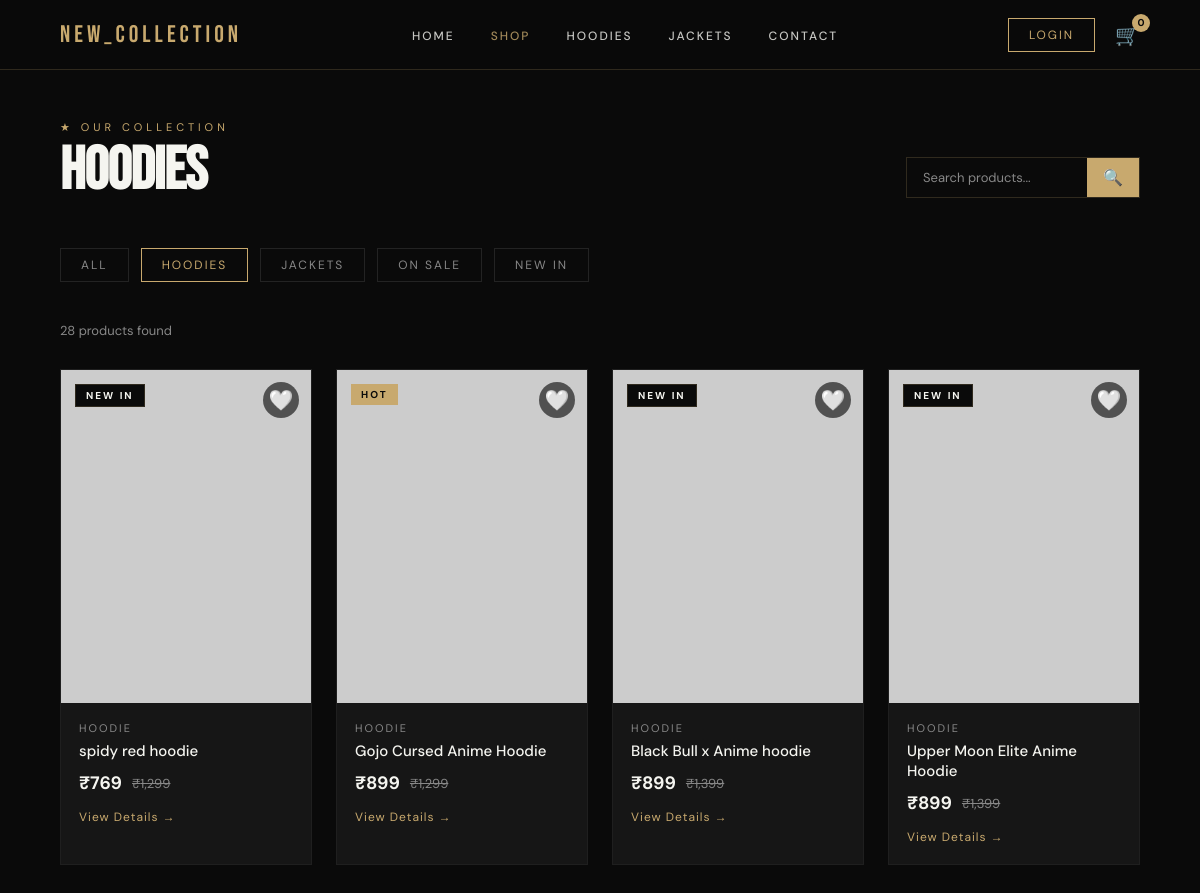
Page /pages/products.php?category=hoodie on the committed database.
### tables this page shows
CREATE TABLE `products` (
  `id` int(11) NOT NULL,
  `name` varchar(200) NOT NULL,
  `description` text DEFAULT NULL,
  `price` decimal(10,2) NOT NULL,
  `old_price` decimal(10,2) DEFAULT NULL,
  `category` varchar(50) DEFAULT NULL,
  `image` varchar(500) DEFAULT NULL,
  `image_back` varchar(500) DEFAULT NULL,
  `image_detail1` varchar(500) DEFAULT NULL,
  `image_detail2` varchar(500) DEFAULT NULL,
  `video` varchar(500) DEFAULT NULL,
  `highlights` text DEFAULT NULL,
  `sizes` varchar(100) DEFAULT 'S,M,L,XL,XXL',
  `stock` int(11) DEFAULT 0,
  `badge` varchar(50) DEFAULT NULL,
  `created_at` timestamp NOT NULL DEFAULT current_timestamp()
);

### pages/products.php (the view, shortened to what this page needs)
 <?php
require_once '../php/config.php';
$cart_count = 0;
$wishlist_ids = [];
$wishlist_count = 0;
$category = isset($_GET['category']) ? mysqli_real_escape_string($conn, $_GET['category']) : '';
$search = isset($_GET['search']) ? mysqli_real_escape_string($conn, $_GET['search']) : '';
$where = [];
if (isset($_GET['category'])) {
    $category = mysqli_real_escape_string($conn, $_GET['category']);
    $where[] = "category = '$category'";
}
$sql = "SELECT * FROM products";
if (!empty($where)) {
    $sql .= " WHERE " . implode(" AND ", $where);
}
$sql .= " ORDER BY created_at DESC";
$result = mysqli_query($conn, $sql);
?>
<!DOCTYPE html>
<html lang="en">
<head>
    <link rel="stylesheet" href="../css/style.css">
</head>
<body>
    <nav class="navbar">
        <a href="../index.php" class="nav-logo">NEW_COLLECTION</a>
        <ul class="nav-links">
            <li><a href="../index.php">Home</a></li>
            <li><a href="products.php" style="color:var(--gold)">Shop</a></li>
            <li><a href="products.php?category=hoodie">Hoodies</a></li>
            <li><a href="products.php?category=jacket">Jackets</a></li>
            <li><a href="contact.php">Contact</a></li>
        </ul>
        <div class="nav-actions">
            <?php if (isset($_SESSION['user_id'])): ?>
                <?php
                $notif_result = mysqli_query($conn, "SELECT COUNT(*) as total FROM notifications WHERE user_id='{$_SESSION['user_id']}' AND is_read=0");
                $notif_count = mysqli_fetch_assoc($notif_result)['total'];
                ?>
                <a href="notifications.php" class="notif-icon" style="position:relative;font-size:22px;text-decoration:none;">
                    🔔 <span style="position:absolute;top:-8px;right:-8px;background:#e84444;color:white;font-size:10px;font-weight:700;width:18px;height:18px;border-radius:50%;display:flex;align-items:center;justify-content:center;"><?php echo $notif_count; ?></span>
                </a>
                <div class="user-menu" id="userMenu">
                    <div class="user-menu-btn" onclick="toggleUserMenu()">
                        <div class="user-avatar"><?php echo strtoupper(substr($_SESSION['user_name'], 0, 1)); ?></div>
                        <span class="user-name-text">Hi, <?php echo explode(' ', $_SESSION['user_name'])[0]; ?>!</span>
                        <span style="font-size:10px;margin-left:4px;">▼</span>
                    </div>
                    <div class="user-dropdown" id="userDropdown">
                        <div class="user-dropdown-header">
                            <div class="user-dropdown-avatar"><?php echo strtoupper(substr($_SESSION['user_name'], 0, 1)); ?></div>
                            <div>
                                <div style="font-weight:600;font-size:14px;"><?php echo $_SESSION['user_name']; ?></div>
                                <div style="font-size:11px;color:#888;"><?php echo $_SESSION['user_email'] ?? ''; ?></div>
                            </div>
                        </div>
                        <div class="user-dropdown-divider"></div>
                        <a href="profile.php" class="user-dropdown-item">
                            <span>👤</span> My Profile
                        </a>
                        <a href="orders.php" class="user-dropdown-item">
                            <span>📦</span> My Orders
                        </a>
                        <a href="wishlist.php" class="user-dropdown-item">
                            <span>❤️</span> Wishlist
                            <?php if ($wishlist_count > 0): ?>
                                <span style="margin-left:auto;background:var(--red);color:white;font-size:10px;padding:2px 6px;border-radius:10px;"><?php echo $wishlist_count; ?></span>
                            <?php endif; ?>
                        </a>
                        <div class="user-dropdown-divider"></div>
                        <a href="../php/logout.php" class="user-dropdown-item" style="color:var(--red);">
                            <span>🚪</span> Logout
                        </a>
                    </div>
                </div>
            <?php else: ?>
                <a href="login.php" class="nav-btn">Login</a>
            <?php endif; ?>
            <a href="cart.php" class="cart-icon">
                🛒 <span class="cart-count"><?php echo $cart_count; ?></span>
            </a>
        </div>
</nav>
    <div class="shop-page">
        <div class="shop-header">
            <div>
                <p class="section-label">★ Our Collection</p>
               <h1 class="section-title" style="margin-bottom:0;">
    <?php
    if (isset($_GET['badge'])) {
        echo strtoupper($_GET['badge']);
    } elseif ($category == 'hoodie') {
        echo 'HOODIES';
    } elseif ($category == 'jacket') {
        echo 'JACKETS';
    } elseif (!empty($search)) {
        echo 'SEARCH RESULTS';
    } else {
        echo 'ALL PRODUCTS';
    }
    ?>
</h1>
            </div>
            <form method="GET" action="">
                <div class="search-bar">
                    <input type="text" name="search" placeholder="Search products..." value="<?php echo $search; ?>">
                    <button type="submit">🔍</button>
                </div>
            </form>
        </div>
        <div class="shop-filters">
            <a href="products.php" class="filter-btn <?php echo empty($category) ? 'active' : ''; ?>">All</a>
            <a href="products.php?category=hoodie" class="filter-btn <?php echo $category == 'hoodie' ? 'active' : ''; ?>">Hoodies</a>
            <a href="products.php?category=jacket" class="filter-btn <?php echo $category == 'jacket' ? 'active' : ''; ?>">Jackets</a>
            <a href="products.php?badge=SALE" class="filter-btn <?php echo isset($_GET['badge']) && $_GET['badge'] == 'SALE' ? 'active' : ''; ?>">On Sale</a>
            <a href="products.php?badge=NEW%20IN" class="filter-btn <?php echo isset($_GET['badge']) && $_GET['badge'] == 'NEW IN' ? 'active' : ''; ?>">New In</a>
        </div>
        <p class="products-count">
            <?php echo mysqli_num_rows($result); ?> products found
        </p>
        <?php if (mysqli_num_rows($result) > 0): ?>
            <div class="products-grid">
                <?php while ($product = mysqli_fetch_assoc($result)): ?>
                    <div class="product-card" onclick="window.location.href='product_detail.php?id=<?php echo $product['id']; ?>'">
                        <div class="product-img">
                            <img src="../<?php echo $product['image']; ?>"
                                alt="<?php echo $product['name']; ?>"
                                onerror="this.src='https://via.placeholder.com/300x400/161616/c8a96e?text=<?php echo urlencode($product['name']); ?>'">
                            <?php if ($product['badge']): ?>
                                <div class="product-badge <?php echo strtolower(str_replace(' ', '-', $product['badge'])); ?>">
                                    <?php echo $product['badge']; ?>
                                </div>
                            <?php endif; ?>
                            <button class="wishlist-btn" onclick="event.stopPropagation(); toggleWishlist(<?php echo $product['id']; ?>, this)">
                                <?php echo in_array($product['id'], $wishlist_ids) ? '❤️' : '🤍'; ?>
                            </button>
                        </div>
                        <div class="product-info">
                            <p class="product-cat"><?php echo ucfirst($product['category']); ?></p>
                            <h3 class="product-name"><?php echo $product['name']; ?></h3>
                            <div class="product-price">
                                <span class="price-new">₹<?php echo number_format($product['price'], 0); ?></span>
                                <?php if ($product['old_price']): ?>
                                    <span class="price-old">₹<?php echo number_format($product['old_price'], 0); ?></span>
                                <?php endif; ?>
                            </div>
                            <div style="margin-top:10px;">
                                <a href="product_detail.php?id=<?php echo $product['id']; ?>"
                                    style="font-size:12px;color:var(--gold);letter-spacing:1px;">
                                    View Details →
                                </a>
                            </div>
                        </div>
                    </div>
                <?php endwhile; ?>
            </div>
        <?php endif; ?>
    </div>
</body>
</html>

### css/style.css (style rules this page uses)
* { margin: 0; padding: 0; box-sizing: border-box; }
:root { --black: #0a0a0a; --dark: #111111; --card: #161616; --gold: #c8a96e; --gold2: #e8c17a; --white: #f5f5f0; --muted: #888888; --red: #e84444; --border: rgba(200, 169, 110, 0.2); }
html { scroll-behavior: smooth; }
body { background: var(--black); color: var(--white); font-family: 'DM Sans', sans-serif; overflow-x: hidden; }
a { text-decoration: none; color: inherit; }
.navbar { position: fixed; top: 0; left: 0; right: 0; z-index: 1000; padding: 0 60px; height: 70px; display: flex; align-items: center; justify-content: space-between; background: rgba(10, 10, 10, 0.95); backdrop-filter: blur(20px); border-bottom: 1px solid var(--border); }
.nav-logo { font-family: 'Bebas Neue', sans-serif; font-size: 24px; letter-spacing: 4px; color: var(--gold); }
.nav-links { display: flex; gap: 36px; list-style: none; }
.nav-links a { font-size: 12px; letter-spacing: 2px; text-transform: uppercase; font-weight: 500; color: var(--white); opacity: 0.8; transition: opacity 0.3s; position: relative; }
.nav-links a::after { content: ''; position: absolute; bottom: -4px; left: 0; width: 0; height: 1px; background: var(--gold); transition: width 0.3s; }
.nav-actions { display: flex; align-items: center; gap: 20px; }
.nav-btn { border: 1px solid var(--gold); color: var(--gold); padding: 8px 20px; font-size: 12px; letter-spacing: 2px; text-transform: uppercase; transition: all 0.3s; }
.cart-icon { font-size: 20px; position: relative; cursor: pointer; }
.cart-count { position: absolute; top: -8px; right: -10px; background: var(--gold); color: var(--black); font-size: 10px; font-weight: 700; width: 18px; height: 18px; border-radius: 50%; display: flex; align-items: center; justify-content: center; }
.section-label { font-size: 11px; letter-spacing: 4px; text-transform: uppercase; color: var(--gold); margin-bottom: 10px; }
.section-title { font-family: 'Bebas Neue', sans-serif; font-size: 60px; line-height: 0.9; margin-bottom: 50px; letter-spacing: -1px; }
.products-grid { display: grid; grid-template-columns: repeat(4, 1fr); gap: 24px; }
.product-card { background: var(--card); border: 1px solid rgba(255,255,255,0.04); transition: transform 0.3s, box-shadow 0.3s; position: relative; overflow: hidden; cursor: pointer; }
.product-img { position: relative; aspect-ratio: 3/4; overflow: hidden; background: #1a1a1a; }
.product-img img { width: 100%; height: 100%; object-fit: cover; background: #ffffff; transition: transform 0.5s; }
.product-badge { position: absolute; top: 14px; left: 14px; background: var(--gold); color: var(--black); font-size: 10px; font-weight: 700; letter-spacing: 2px; text-transform: uppercase; padding: 4px 10px; z-index: 2; }
.product-badge.new-in { background: var(--black); color: var(--white); border: 1px solid var(--border); }
.product-info { padding: 18px; }
.product-cat { font-size: 11px; text-transform: uppercase; letter-spacing: 2px; color: var(--muted); margin-bottom: 6px; }
.product-name { font-size: 15px; font-weight: 500; margin-bottom: 10px; }
.product-price { display: flex; align-items: center; gap: 10px; }
.price-new { font-size: 18px; font-weight: 700; color: var(--white); }
.price-old { font-size: 13px; color: var(--muted); text-decoration: line-through; }
.wishlist-btn { position: absolute; top: 12px; right: 12px; background: rgba(0,0,0,0.6); border: none; font-size: 20px; width: 36px; height: 36px; border-radius: 50%; cursor: pointer; z-index: 2; transition: all 0.3s; }

### rows in the picture
products: badge "NEW IN", category "HOODIE", name "spidy red hoodie", price "769", old_price "1,299"
products: badge "HOT", category "HOODIE", name "Gojo Cursed Anime Hoodie", price "899", old_price "1,299"
products: badge "NEW IN", category "HOODIE", name "Black Bull x Anime hoodie", price "899", old_price "1,399"
products: badge "NEW IN", category "HOODIE", name "Upper Moon Elite Anime Hoodie", price "899", old_price "1,399"

### other values in the picture
$cart_count "0"
mysqli_num_rows($result) "28"
